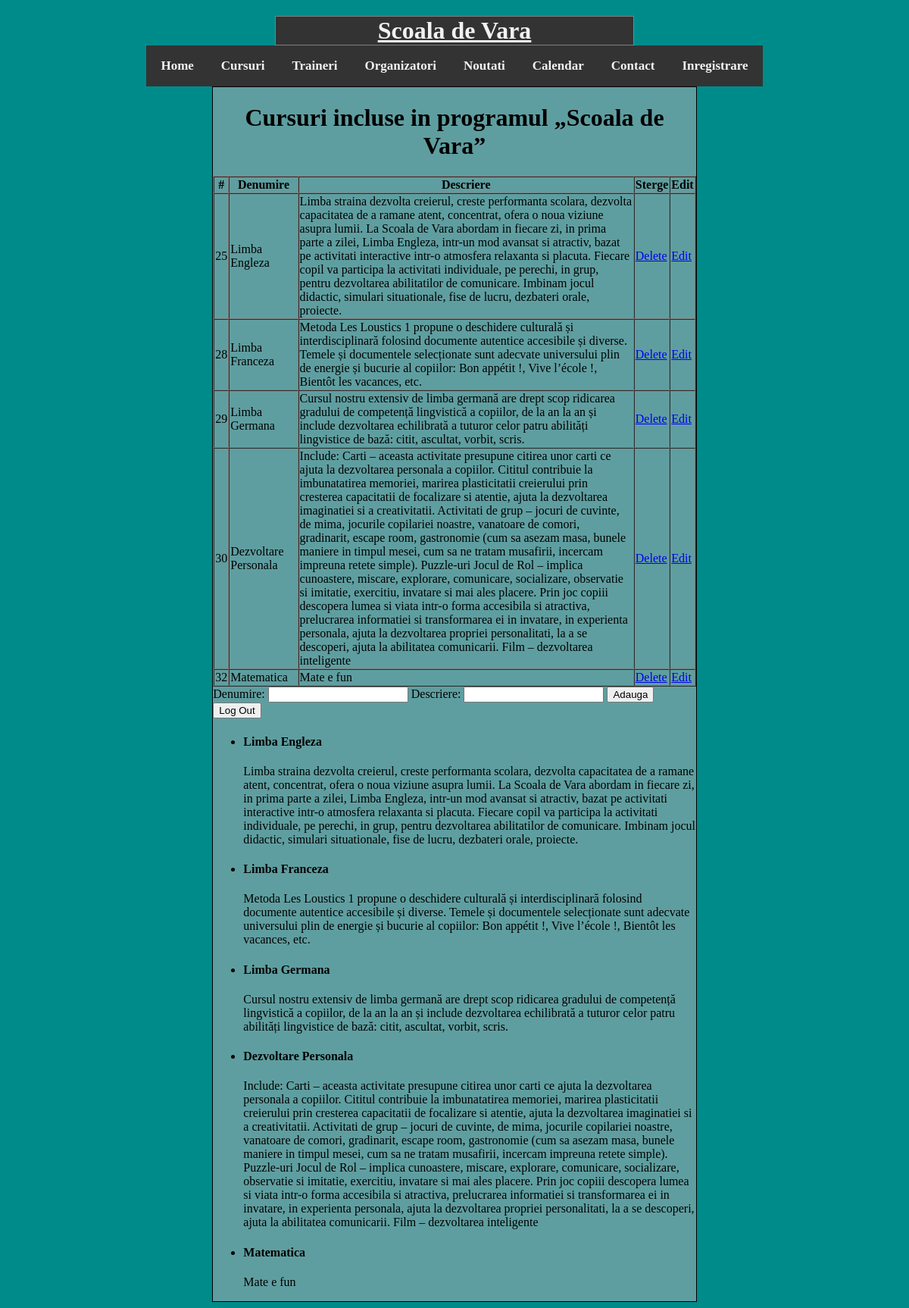
Screenshot of /Cursuri.php (signed in) with the database file from the repository.
### tables this page shows
CREATE TABLE `cursuri` (
  `id` int(20) NOT NULL,
  `denumire` varchar(20) NOT NULL,
  `descriere` varchar(1000) NOT NULL
);

### Cursuri.php (the view, shortened to what this page needs)
<?php
require_once "admin/connect.php";
?>
<head>
        <link rel="stylesheet" href="Cursuri.css">
</head>
<body>
<div class="cursuri">
<h1 align="center"> Cursuri incluse in programul „Scoala de Vara”</h1>
<?php
if(isset($_SESSION['username'])){
$query = "SELECT * FROM cursuri";
$result = mysqli_query($conexiune, $query);
if(mysqli_num_rows($result)) {
print("<table border='1' cellspacing='0'>\n");
print("<tr>\n");
print("<th>#</th><th width='100'>Denumire</th><th width='800'>Descriere</th><th>Sterge</th>
<th>Edit</th>");
print("</tr>\n");
while($row = mysqli_fetch_array($result)){
print("<tr>\n");
print("<td>" . $row['id']. "</td>\n");
print("<td>" . $row['denumire']. "</td>\n");
print("<td>" . $row['descriere']. "</td>\n");
print("<td><a href='Cursuri.php?comanda=delete&id=" . $row['id']. "'>Delete</a></td>\n");
print("<td><a href='Cursuri.php?comanda=edit&id=" . $row['id']. "'>Edit</a></td>\n");
print("</tr>\n");
}
print("</table>");
} else {
print "Nu exista intrari in agenda!";
}
}else{
    print($row['denumire']."\n");
    print($row['descriere']);
}
if(isset($_SESSION['username'])){
?>
<form action="Cursuri.php" method="post">
Denumire: <input type="text" name="denumire" />
Descriere: <input type="text" name="descriere" />
<input type="submit" value="Adauga"/>
</form>
<form action="Cursuri.php" method="post">
<input type="submit" name="comanda" value="Log Out">
</form>
<?php
}
?>
      <ul>
      <?php
$query = "SELECT * FROM cursuri";
$result = mysqli_query($conexiune, $query);
    while($row = mysqli_fetch_array($result)){
      print("<li><h4>". $row['denumire']. "</h4></li>");
      print("<p>". $row['descriere']. "</p>");
}
?>
</ul>
</body>

### Header.css (style rules this page uses)
#menu-title { border: 1px solid grey; margin-left: 30%; margin-right: 30%; background-color: #333; overflow: hidden; margin-bottom: 0%; }
#menu-title a { color: #f2f2f2; }
#menu { background-color: #333; overflow: hidden; }
#menu a { float: left; color: #f2f2f2; text-align: center; padding: 14px 16px; text-decoration: none; font-size: 17px; }

### Cursuri.css (style rules this page uses)
.cursuri { align-self: center; background-color: cadetblue; margin-left: 23%; margin-right: 23%; border: 1px solid black; margin-bottom: 0%; }
html { background-color:darkcyan; }

### rows the page displays
cursuri: id "25", denumire "Limba Engleza", descriere "Limba straina dezvolta creierul, creste performanta scolara, dezvolta capacitatea de a ramane atent, concentrat, ofera o noua viziune asupra lumii. La Scoala de Vara abordam in fiecare zi, in prima parte a zilei, Limba Engleza, intr-un mod avansat si atractiv, bazat pe activitati interactive intr-o atmosfera relaxanta si placuta. Fiecare copil va participa la activitati individuale, pe perechi, in grup, pentru dezvoltarea abilitatilor de comunicare. Imbinam jocul didactic, simulari situationale, fise de lucru, dezbateri orale, proiecte."
cursuri: id "28", denumire "Limba Franceza", descriere "Metoda Les Loustics 1 propune o deschidere culturală și interdisciplinară folosind documente autentice accesibile și diverse. Temele și documentele selecționate sunt adecvate universului plin de energie și bucurie al copiilor: Bon appétit !, Vive l’école !, Bientôt les vacances, etc."
cursuri: id "29", denumire "Limba Germana", descriere "Cursul nostru extensiv de limba germană are drept scop ridicarea gradului de competență lingvistică a copiilor, de la an la an și include dezvoltarea echilibrată a tuturor celor patru abilități lingvistice de bază: citit, ascultat, vorbit, scris."
cursuri: id "30", denumire "Dezvoltare Personala", descriere "Include: Carti – aceasta activitate presupune citirea unor carti ce ajuta la dezvoltarea personala a copiilor. Cititul contribuie la imbunatatirea memoriei, marirea plasticitatii creierului prin cresterea capacitatii de focalizare si atentie, ajuta la dezvoltarea imaginatiei si a creativitatii. Activitati de grup – jocuri de cuvinte, de mima, jocurile copilariei noastre, vanatoare de comori, gradinarit, escape room, gastronomie (cum sa asezam masa, bunele maniere in timpul mesei, cum sa ne tratam musafirii, incercam impreuna retete simple). Puzzle-uri Jocul de Rol – implica cunoastere, miscare, explorare, comunicare, socializare, observatie si imitatie, exercitiu, invatare si mai ales…"
cursuri: id "32", denumire "Matematica", descriere "Mate e fun"
